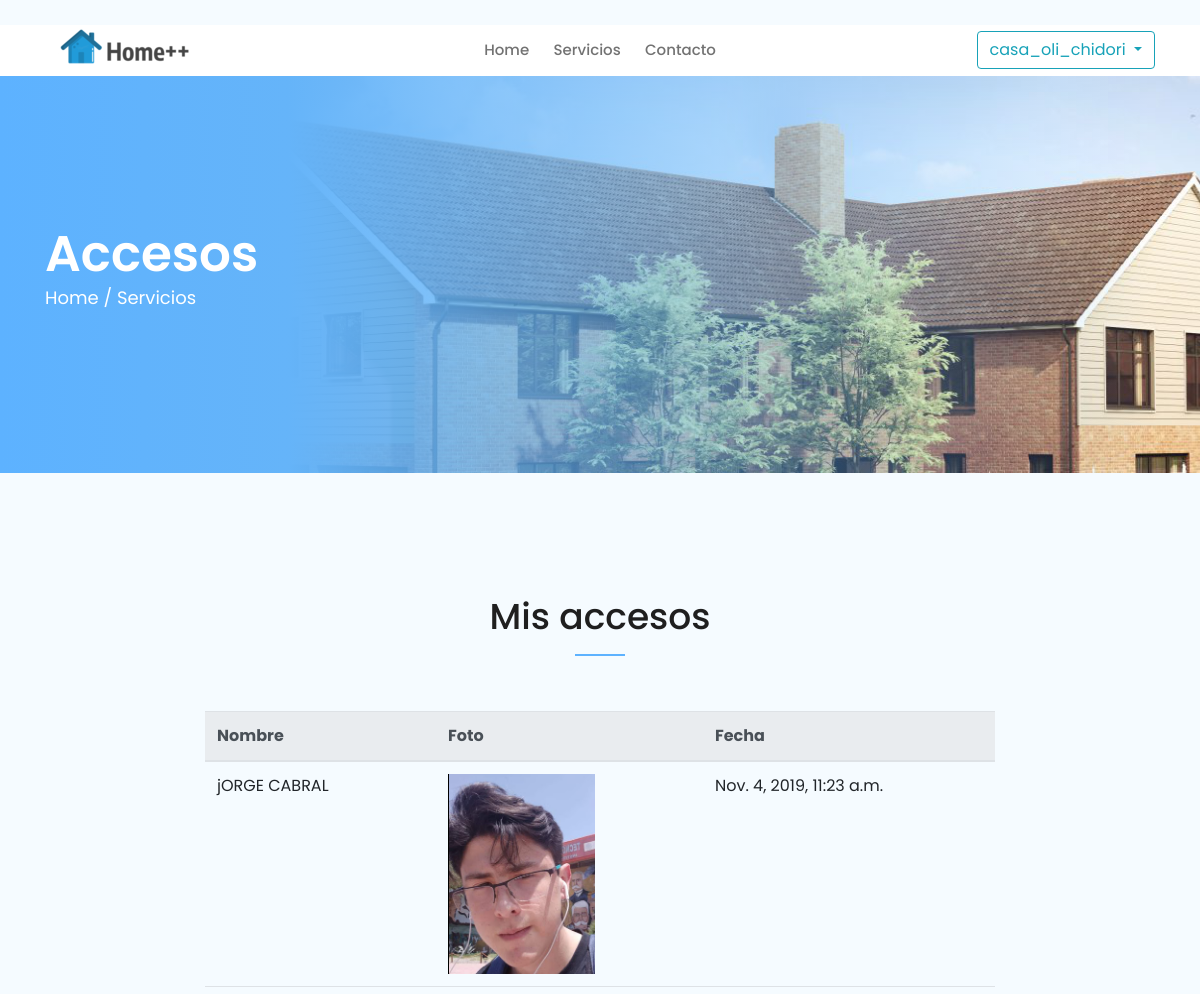
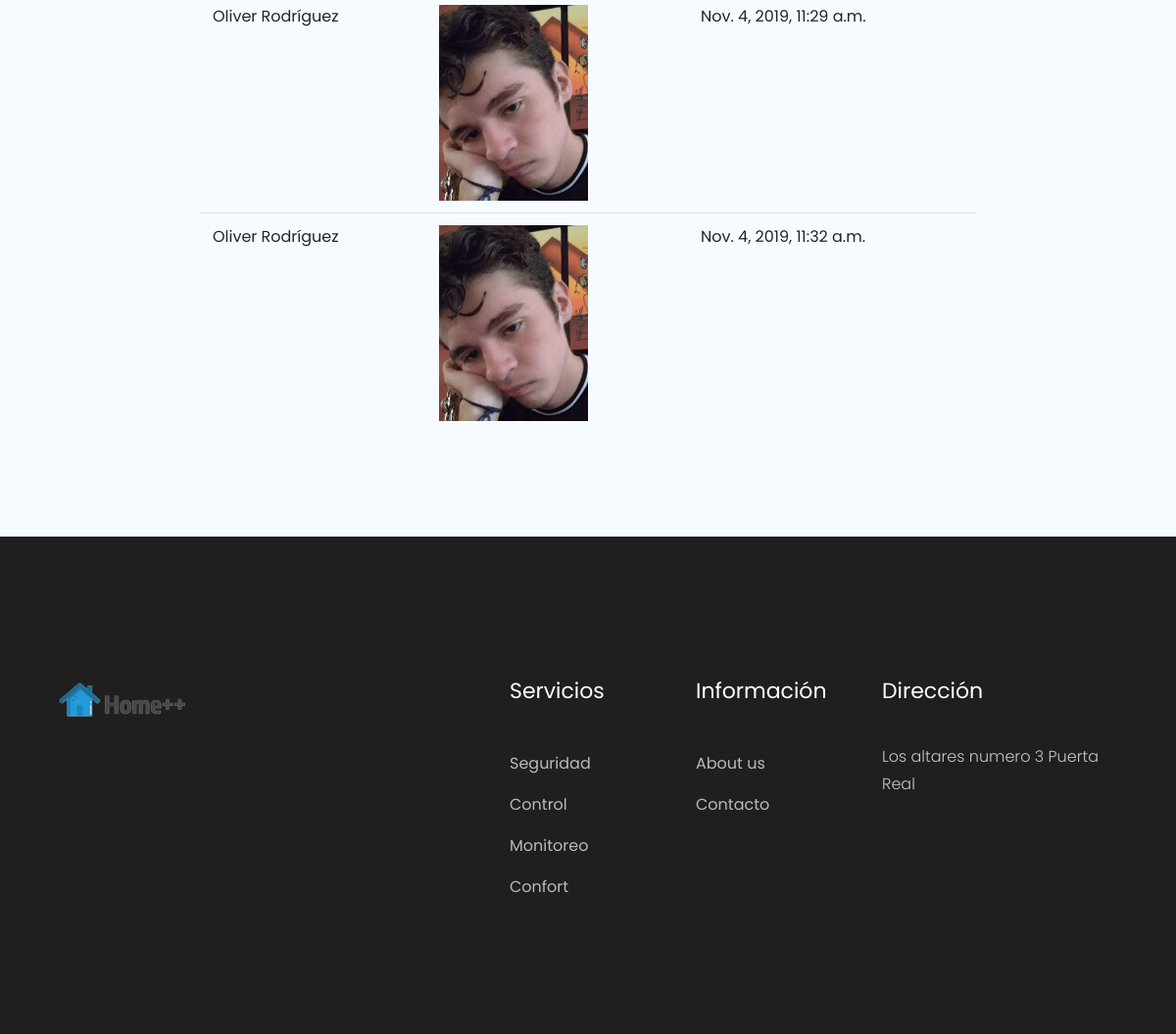
Page /accesos (signed in) on the committed database (2 pictures, top to bottom).
### commons/models.py (models this page shows)
class Access(models.Model):
    home = models.ForeignKey(Home, on_delete=models.CASCADE)
    person = models.ForeignKey(Person, blank=True, null=True, on_delete=models.CASCADE)
    accessed_at = models.DateTimeField(auto_now_add=True)
    triggered_alarm = models.BooleanField(default=False)

class Person(models.Model):
    name = models.CharField(max_length=200)
    photo = models.ImageField()
    card = models.CharField(max_length=20)
    home = models.ForeignKey(Home, on_delete=models.CASCADE)
    def __str__(self):
    	return self.name

### commons/views.py (the view)
# urls.py: path('accesos', views.accesos, name="accesos"),
def accesos(request):
    template_name = "accesos.html"
    accesos = Access.objects.filter(home=Home.objects.get(user=request.user))
    return render(request, template_name, locals())

### templates/accesos.html (shortened to what this page needs)
{% load static %}
<!doctype html>
<html class="no-js" lang="zxx">
<head>
    <link rel="stylesheet" href="{% static 'css/bootstrap.min.css' %}">
    <link rel="stylesheet" href="{% static 'css/owl.carousel.min.css' %}">
    <link rel="stylesheet" href="{% static 'css/magnific-popup.css' %}">
    <link rel="stylesheet" href="{% static 'css/font-awesome.min.css' %}">
    <link rel="stylesheet" href="{% static 'css/themify-icons.css' %}">
    <link rel="stylesheet" href="{% static 'css/nice-select.css' %}">
    <link rel="stylesheet" href="{% static 'css/flaticon.css' %}">
    <link rel="stylesheet" href="{% static 'css/gijgo.css' %}">
    <link rel="stylesheet" href="{% static 'css/animate.css' %}">
    <link rel="stylesheet" href="{% static 'css/slicknav.css' %}">
    <link rel="stylesheet" href="{% static 'css/style.css' %}">
</head>
<body>
    <header>
        <div class="header-area ">
            <div class="header-top_area">
                <div class="container">
                    <div class="row">
                        <div class="col-xl-6 col-md-6">
                        </div>
                    </div>
                </div>
            </div>
            <div id="sticky-header" class="main-header-area">
                <div class="container">
                    <div class="row align-items-center">
                        <div class="col-xl-3 col-lg-2">
                            <div class="logo">
                                <a href="/">
                                    <img src="{% static 'img/logo.png' %}" alt="">
                                </a>
                            </div>
                        </div>
                        <div class="col-xl-6 col-lg-7">
                            <div class="main-menu  d-none d-lg-block">
                                <nav>
                                    <ul id="navigation">
                                        <li><a class="active" href="/">home</a></li>
                                        <li><a href="/servicios">Servicios</a></li>
                                        <li><a href="/contacto">Contacto</a></li>
                                    </ul>
                                </nav>
                            </div>
                        </div>
                        <div class="col-xl-3 col-lg-3 d-none d-lg-block">
                            <div class="Appointment">
                                    <button class="btn btn-outline-info dropdown-toggle" type="button" id="dropdownMenuButton" data-toggle="dropdown" aria-haspopup="true" aria-expanded="false">
                                            {{request.user}}
                                            </button>
                                </div>
                            </div>
                        </div>
                        <div class="col-12">
                        </div>
                    </div>
                </div>
            </div>
    </header>
    <div class="bradcam_area breadcam_bg bradcam_overlay">
        <div class="container">
            <div class="row">
                <div class="col-xl-12">
                    <div class="bradcam_text">
                        <h3>Accesos</h3>
                        <p><a href="/">Home /</a> <a href="/servicios">Servicios</a></p>
                    </div>
                </div>
            </div>
        </div>
    </div>
    <div class="our_department_area">
        <div class="row">
                <div class="col-xl-12">
                    <div class="section_title text-center mb-55">
                        <h3>Mis accesos</h3>
                    </div>
                </div>
            </div>
        <div class="row">
            <div class="col-sm-2">
            </div>
            <div class="col-sm-8">
                <table class="table">
                  <thead class="thead-light">
                    <tr>
                      <th scope="col">Nombre</th>
                      <th scope="col">Foto</th>
                      <th scope="col">Fecha</th>
                    </tr>
                  </thead>
                  <tbody>
                    {% for a in accesos %}
                    <tr>
                      <td>{{a.person}}</td>
                      <td><img src='{{a.person.photo.url}}' height=200></td>
                      <td>{{a.accessed_at}}</td>
                    </tr>
                    {% endfor %}
                  </tbody>
                </table>
            </div>
            <div class="col-sm-2"></div>
        </div>
    </div>
    <footer class="footer">
            <div class="footer_top">
                <div class="container">
                    <div class="row">
                        <div class="col-xl-4 col-md-6 col-lg-4">
                            <div class="footer_widget">
                                <div class="footer_logo">
                                    <a href="#">
                                        <img src="{% static 'img/logo.png' %}" alt="">
                                    </a>
                                </div>
                            </div>
                        </div>
                        <div class="col-xl-2 offset-xl-1 col-md-6 col-lg-3">
                            <div class="footer_widget">
                                <h3 class="footer_title">
                                        Servicios
                                </h3>
                                <ul>
                                    <li><a href="#">Seguridad</a></li>
                                    <li><a href="#">Control</a></li>
                                    <li><a href="#">Monitoreo</a></li>
                                    <li><a href="#">Confort</a></li>
                                </ul>
                            </div>
                        </div>
                        <div class="col-xl-2 col-md-6 col-lg-2">
                            <div class="footer_widget">
                                <h3 class="footer_title">
                                        Información
                                </h3>
                                <ul>
                                    <li><a href="#">About us</a></li>
                                    <li><a href="#">Contacto</a></li>
                                </ul>
                            </div>
                        </div>
                        <div class="col-xl-3 col-md-6 col-lg-3">
                            <div class="footer_widget">
                                <h3 class="footer_title">
                                        Dirección
                                </h3>
                                <p>
                                    Los altares numero 3 Puerta Real<br>
                                </p>
                            </div>
                        </div>
                    </div>
                </div>
            </div>
        </footer>
</body>
</html>

### rows in the picture
Access: person "jORGE CABRAL", person.photo (picture), accessed_at "Nov. 4, 2019, 11:23 a.m."
Access: person "Oliver Rodríguez", person.photo (picture), accessed_at "Nov. 4, 2019, 11:29 a.m."
Access: person "Oliver Rodríguez", person.photo (picture), accessed_at "Nov. 4, 2019, 11:32 a.m."

### other values in the picture
{{ request.user }} "casa_oli_chidori"
